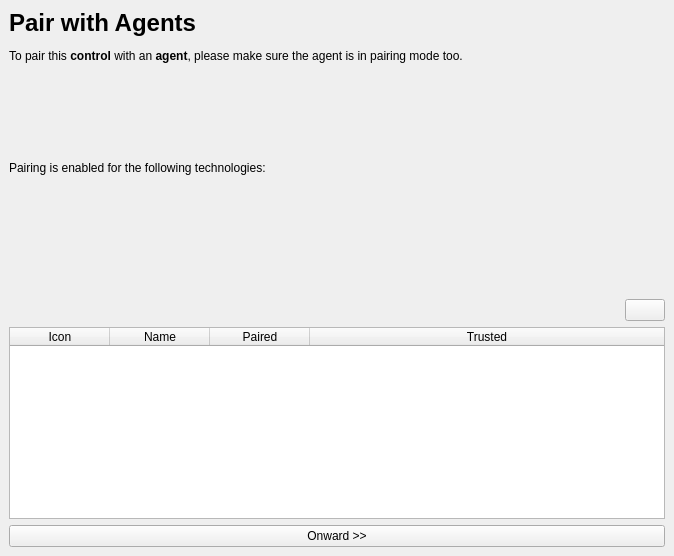
<?xml version="1.0" encoding="UTF-8"?>
<ui version="4.0">
 <class>ControlPairingWidget</class>
 <widget class="QWidget" name="ControlPairingWidget">
  <property name="geometry">
   <rect>
    <x>0</x>
    <y>0</y>
    <width>674</width>
    <height>556</height>
   </rect>
  </property>
  <property name="windowTitle">
   <string>Form</string>
  </property>
  <layout class="QVBoxLayout" name="verticalLayout">
   <property name="spacing">
    <number>0</number>
   </property>
   <property name="leftMargin">
    <number>0</number>
   </property>
   <property name="topMargin">
    <number>0</number>
   </property>
   <property name="rightMargin">
    <number>0</number>
   </property>
   <property name="bottomMargin">
    <number>0</number>
   </property>
   <item>
    <widget class="QStackedWidget" name="stackedWidget">
     <property name="currentIndex">
      <number>1</number>
     </property>
     <widget class="QWidget" name="pageWelcome">
      <layout class="QGridLayout" name="gridLayout">
       <item row="1" column="0">
        <widget class="QLabel" name="labelBodyWelcome">
         <property name="sizePolicy">
          <sizepolicy hsizetype="Expanding" vsizetype="Minimum">
           <horstretch>0</horstretch>
           <verstretch>0</verstretch>
          </sizepolicy>
         </property>
         <property name="text">
          <string>&lt;html&gt;&lt;head/&gt;&lt;body&gt;&lt;p&gt;&lt;span style=&quot; font-size:xx-large; font-weight:600;&quot;&gt;Welcome!&lt;/span&gt;&lt;/p&gt;&lt;p&gt;Let's configure this OctoMY™ &lt;span style=&quot; font-weight:600;&quot;&gt;Control&lt;/span&gt;!&lt;/p&gt;&lt;/body&gt;&lt;/html&gt;</string>
         </property>
         <property name="textFormat">
          <enum>Qt::RichText</enum>
         </property>
         <property name="wordWrap">
          <bool>true</bool>
         </property>
        </widget>
       </item>
       <item row="1" column="1">
        <widget class="QPushButton" name="pushButtonSkip">
         <property name="sizePolicy">
          <sizepolicy hsizetype="Minimum" vsizetype="Minimum">
           <horstretch>0</horstretch>
           <verstretch>0</verstretch>
          </sizepolicy>
         </property>
         <property name="text">
          <string>Skip</string>
         </property>
        </widget>
       </item>
       <item row="3" column="0" colspan="2">
        <widget class="QPushButton" name="pushButtonYoutubeTutorial">
         <property name="sizePolicy">
          <sizepolicy hsizetype="Minimum" vsizetype="Minimum">
           <horstretch>0</horstretch>
           <verstretch>0</verstretch>
          </sizepolicy>
         </property>
         <property name="text">
          <string>Show tutorial</string>
         </property>
         <property name="icon">
          <iconset resource="../resources/icons.qrc">
           <normaloff>:/icons/youtube.svg</normaloff>:/icons/youtube.svg</iconset>
         </property>
        </widget>
       </item>
       <item row="5" column="0" colspan="2">
        <widget class="QPushButton" name="pushButtonOnward">
         <property name="sizePolicy">
          <sizepolicy hsizetype="Minimum" vsizetype="Minimum">
           <horstretch>0</horstretch>
           <verstretch>0</verstretch>
          </sizepolicy>
         </property>
         <property name="text">
          <string>Onward &gt;&gt;</string>
         </property>
        </widget>
       </item>
       <item row="2" column="0" colspan="2">
        <spacer name="verticalSpacer">
         <property name="orientation">
          <enum>Qt::Vertical</enum>
         </property>
         <property name="sizeHint" stdset="0">
          <size>
           <width>20</width>
           <height>63</height>
          </size>
         </property>
        </spacer>
       </item>
       <item row="4" column="0" colspan="2">
        <spacer name="verticalSpacer_14">
         <property name="orientation">
          <enum>Qt::Vertical</enum>
         </property>
         <property name="sizeHint" stdset="0">
          <size>
           <width>653</width>
           <height>223</height>
          </size>
         </property>
        </spacer>
       </item>
      </layout>
     </widget>
     <widget class="QWidget" name="pagePairWithAgents">
      <layout class="QVBoxLayout" name="verticalLayout_3">
       <item>
        <widget class="QLabel" name="labelBodyPairWithControls">
         <property name="sizePolicy">
          <sizepolicy hsizetype="Minimum" vsizetype="Minimum">
           <horstretch>0</horstretch>
           <verstretch>0</verstretch>
          </sizepolicy>
         </property>
         <property name="text">
          <string>&lt;html&gt;&lt;head/&gt;&lt;body&gt;&lt;p&gt;&lt;span style=&quot; font-size:xx-large; font-weight:600;&quot;&gt;Pair with Agents&lt;/span&gt;&lt;/p&gt;&lt;p&gt;To pair this &lt;span style=&quot; font-weight:600;&quot;&gt;control&lt;/span&gt; with an &lt;span style=&quot; font-weight:600;&quot;&gt;agent&lt;/span&gt;, please make sure the agent is in pairing mode too.&lt;/p&gt;&lt;/body&gt;&lt;/html&gt;</string>
         </property>
         <property name="textFormat">
          <enum>Qt::RichText</enum>
         </property>
         <property name="wordWrap">
          <bool>true</bool>
         </property>
        </widget>
       </item>
       <item>
        <spacer name="verticalSpacer_10">
         <property name="orientation">
          <enum>Qt::Vertical</enum>
         </property>
         <property name="sizeHint" stdset="0">
          <size>
           <width>20</width>
           <height>13</height>
          </size>
         </property>
        </spacer>
       </item>
       <item>
        <widget class="QLabel" name="label_5">
         <property name="text">
          <string>Pairing is enabled for the following technologies:</string>
         </property>
        </widget>
       </item>
       <item>
        <layout class="QHBoxLayout" name="horizontalLayout_5">
         <item>
          <spacer name="horizontalSpacer_4">
           <property name="orientation">
            <enum>Qt::Horizontal</enum>
           </property>
           <property name="sizeHint" stdset="0">
            <size>
             <width>40</width>
             <height>20</height>
            </size>
           </property>
          </spacer>
         </item>
         <item>
          <widget class="QLabel" name="labelZoo">
           <property name="toolTip">
            <string>This indicates that pairing using Zoo is enabled</string>
           </property>
           <property name="text">
            <string/>
           </property>
           <property name="pixmap">
            <pixmap resource="../resources/icons.qrc">:/icons/zoo.svg</pixmap>
           </property>
          </widget>
         </item>
         <item>
          <widget class="QLabel" name="labelLan">
           <property name="toolTip">
            <string>This indicates that pairing using LAN is enabled</string>
           </property>
           <property name="text">
            <string/>
           </property>
           <property name="pixmap">
            <pixmap resource="../resources/icons.qrc">:/icons/lan.svg</pixmap>
           </property>
          </widget>
         </item>
         <item>
          <widget class="QLabel" name="labelBluetooth">
           <property name="toolTip">
            <string>This indicates that pairing using Bluetooth is enabled</string>
           </property>
           <property name="text">
            <string/>
           </property>
           <property name="pixmap">
            <pixmap resource="../resources/icons.qrc">:/icons/bluetooth.svg</pixmap>
           </property>
          </widget>
         </item>
         <item>
          <widget class="QLabel" name="labelNFC">
           <property name="toolTip">
            <string>This indicates that pairing using NFC is enabled</string>
           </property>
           <property name="text">
            <string/>
           </property>
           <property name="pixmap">
            <pixmap resource="../resources/icons.qrc">:/icons/nfc.svg</pixmap>
           </property>
          </widget>
         </item>
         <item>
          <spacer name="horizontalSpacer_5">
           <property name="orientation">
            <enum>Qt::Horizontal</enum>
           </property>
           <property name="sizeHint" stdset="0">
            <size>
             <width>40</width>
             <height>20</height>
            </size>
           </property>
          </spacer>
         </item>
        </layout>
       </item>
       <item>
        <spacer name="verticalSpacer_9">
         <property name="orientation">
          <enum>Qt::Vertical</enum>
         </property>
         <property name="sizeHint" stdset="0">
          <size>
           <width>20</width>
           <height>21</height>
          </size>
         </property>
        </spacer>
       </item>
       <item>
        <layout class="QHBoxLayout" name="horizontalLayout_4">
         <item>
          <spacer name="horizontalSpacer_3">
           <property name="orientation">
            <enum>Qt::Horizontal</enum>
           </property>
           <property name="sizeHint" stdset="0">
            <size>
             <width>40</width>
             <height>20</height>
            </size>
           </property>
          </spacer>
         </item>
         <item>
          <widget class="QPushButton" name="pushButtonCameraPair">
           <property name="toolTip">
            <string>Use this to pair manually using camera/QR-code</string>
           </property>
           <property name="text">
            <string/>
           </property>
           <property name="icon">
            <iconset resource="../resources/icons.qrc">
             <normaloff>:/icons/qrcode.svg</normaloff>:/icons/qrcode.svg</iconset>
           </property>
          </widget>
         </item>
        </layout>
       </item>
       <item>
        <widget class="QTableWidget" name="tableWidgetControls">
         <property name="horizontalScrollBarPolicy">
          <enum>Qt::ScrollBarAlwaysOff</enum>
         </property>
         <property name="alternatingRowColors">
          <bool>false</bool>
         </property>
         <property name="showGrid">
          <bool>false</bool>
         </property>
         <property name="cornerButtonEnabled">
          <bool>false</bool>
         </property>
         <property name="rowCount">
          <number>3</number>
         </property>
         <property name="columnCount">
          <number>4</number>
         </property>
         <attribute name="horizontalHeaderCascadingSectionResizes">
          <bool>false</bool>
         </attribute>
         <attribute name="horizontalHeaderStretchLastSection">
          <bool>true</bool>
         </attribute>
         <attribute name="verticalHeaderVisible">
          <bool>false</bool>
         </attribute>
         <row/>
         <row/>
         <row/>
         <column>
          <property name="text">
           <string>Icon</string>
          </property>
         </column>
         <column>
          <property name="text">
           <string>Name</string>
          </property>
         </column>
         <column>
          <property name="text">
           <string>Paired</string>
          </property>
         </column>
         <column>
          <property name="text">
           <string>Trusted</string>
          </property>
         </column>
        </widget>
       </item>
       <item>
        <widget class="QPushButton" name="pushButtonMaybeOnward">
         <property name="sizePolicy">
          <sizepolicy hsizetype="Minimum" vsizetype="Minimum">
           <horstretch>0</horstretch>
           <verstretch>0</verstretch>
          </sizepolicy>
         </property>
         <property name="text">
          <string>Onward &gt;&gt;</string>
         </property>
        </widget>
       </item>
      </layout>
     </widget>
     <widget class="QWidget" name="pageNoAgents">
      <layout class="QVBoxLayout" name="verticalLayout_4">
       <item>
        <widget class="QLabel" name="labelBodyNoControls">
         <property name="sizePolicy">
          <sizepolicy hsizetype="Expanding" vsizetype="Minimum">
           <horstretch>0</horstretch>
           <verstretch>0</verstretch>
          </sizepolicy>
         </property>
         <property name="text">
          <string>&lt;html&gt;&lt;head/&gt;&lt;body&gt;&lt;p&gt;&lt;span style=&quot; font-size:xx-large; font-weight:600;&quot;&gt;No Agents&lt;/span&gt;&lt;/p&gt;&lt;p&gt;You may find that using your control without an &lt;span style=&quot; font-weight:600;&quot;&gt;agent&lt;/span&gt; to command can be unfulfilling. That is why we strongly encourage you to set up at least one &lt;span style=&quot; font-weight:600;&quot;&gt;agent&lt;/span&gt;.&lt;/p&gt;&lt;p&gt;You can set up your agents at any time and pair it with this control whenever you are ready.&lt;/p&gt;&lt;/body&gt;&lt;/html&gt;</string>
         </property>
         <property name="textFormat">
          <enum>Qt::RichText</enum>
         </property>
         <property name="wordWrap">
          <bool>true</bool>
         </property>
        </widget>
       </item>
       <item>
        <spacer name="verticalSpacer_12">
         <property name="orientation">
          <enum>Qt::Vertical</enum>
         </property>
         <property name="sizeHint" stdset="0">
          <size>
           <width>20</width>
           <height>354</height>
          </size>
         </property>
        </spacer>
       </item>
       <item>
        <widget class="QPushButton" name="pushButtonTryAgain">
         <property name="text">
          <string>&lt;&lt; Try pairing again</string>
         </property>
        </widget>
       </item>
       <item>
        <widget class="QPushButton" name="pushButtonOnward_8">
         <property name="sizePolicy">
          <sizepolicy hsizetype="Minimum" vsizetype="Minimum">
           <horstretch>0</horstretch>
           <verstretch>0</verstretch>
          </sizepolicy>
         </property>
         <property name="text">
          <string>Onward without control &gt;&gt;</string>
         </property>
        </widget>
       </item>
      </layout>
     </widget>
     <widget class="QWidget" name="pageDone">
      <layout class="QVBoxLayout" name="verticalLayout_5">
       <item>
        <widget class="QLabel" name="labelBodyDone">
         <property name="sizePolicy">
          <sizepolicy hsizetype="Minimum" vsizetype="Minimum">
           <horstretch>0</horstretch>
           <verstretch>0</verstretch>
          </sizepolicy>
         </property>
         <property name="text">
          <string>&lt;html&gt;&lt;head/&gt;&lt;body&gt;&lt;p&gt;&lt;span style=&quot; font-size:xx-large; font-weight:600;&quot;&gt;Done&lt;/span&gt;&lt;/p&gt;&lt;p&gt;You have sucesfully set up this control!&lt;/p&gt;&lt;p&gt;To command one of the agents you paired with, simply select it fom the list.&lt;/p&gt;&lt;/body&gt;&lt;/html&gt;</string>
         </property>
         <property name="textFormat">
          <enum>Qt::RichText</enum>
         </property>
         <property name="wordWrap">
          <bool>true</bool>
         </property>
        </widget>
       </item>
       <item>
        <spacer name="verticalSpacer_13">
         <property name="orientation">
          <enum>Qt::Vertical</enum>
         </property>
         <property name="sizeHint" stdset="0">
          <size>
           <width>20</width>
           <height>404</height>
          </size>
         </property>
        </spacer>
       </item>
       <item>
        <widget class="QPushButton" name="pushButtonDone">
         <property name="sizePolicy">
          <sizepolicy hsizetype="Minimum" vsizetype="Minimum">
           <horstretch>0</horstretch>
           <verstretch>0</verstretch>
          </sizepolicy>
         </property>
         <property name="text">
          <string>Done</string>
         </property>
        </widget>
       </item>
      </layout>
     </widget>
    </widget>
   </item>
  </layout>
 </widget>
 <resources>
  <include location="../resources/icons.qrc"/>
 </resources>
 <connections/>
</ui>
